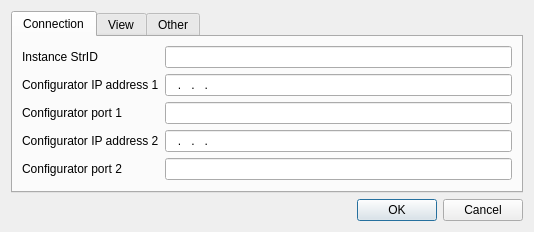
<?xml version="1.0" encoding="UTF-8"?>
<ui version="4.0">
 <class>DialogSettings</class>
 <widget class="QDialog" name="DialogSettings">
  <property name="windowModality">
   <enum>Qt::ApplicationModal</enum>
  </property>
  <property name="geometry">
   <rect>
    <x>0</x>
    <y>0</y>
    <width>534</width>
    <height>226</height>
   </rect>
  </property>
  <property name="windowTitle">
   <string>Settings</string>
  </property>
  <property name="sizeGripEnabled">
   <bool>false</bool>
  </property>
  <property name="modal">
   <bool>true</bool>
  </property>
  <layout class="QVBoxLayout" name="verticalLayout">
   <item>
    <widget class="QTabWidget" name="tabControl">
     <property name="currentIndex">
      <number>0</number>
     </property>
     <widget class="QWidget" name="tabConnection">
      <attribute name="title">
       <string>Connection</string>
      </attribute>
      <layout class="QVBoxLayout" name="verticalLayout_2">
       <item>
        <layout class="QHBoxLayout" name="commonLayout">
         <item>
          <layout class="QGridLayout" name="gridLayout">
           <item row="3" column="0">
            <widget class="QLabel" name="labelIpAddress2">
             <property name="text">
              <string>Configurator IP address 2</string>
             </property>
            </widget>
           </item>
           <item row="4" column="1">
            <widget class="QLineEdit" name="editConfiguratorPort2">
             <property name="inputMask">
              <string>00000</string>
             </property>
            </widget>
           </item>
           <item row="2" column="1">
            <layout class="QHBoxLayout" name="horizontalLayout_2">
             <item>
              <widget class="QLineEdit" name="editConfiguratorPort1">
               <property name="inputMask">
                <string>00000</string>
               </property>
              </widget>
             </item>
            </layout>
           </item>
           <item row="3" column="1">
            <widget class="QLineEdit" name="editConfiguratorIpAddress2">
             <property name="inputMask">
              <string>000.000.000.000</string>
             </property>
            </widget>
           </item>
           <item row="2" column="0">
            <widget class="QLabel" name="labelPort1">
             <property name="text">
              <string>Configurator port 1</string>
             </property>
            </widget>
           </item>
           <item row="6" column="0">
            <spacer name="verticalSpacer_2">
             <property name="orientation">
              <enum>Qt::Vertical</enum>
             </property>
             <property name="sizeHint" stdset="0">
              <size>
               <width>20</width>
               <height>40</height>
              </size>
             </property>
            </spacer>
           </item>
           <item row="4" column="0">
            <widget class="QLabel" name="labelPort2">
             <property name="text">
              <string>Configurator port 2</string>
             </property>
            </widget>
           </item>
           <item row="1" column="0">
            <widget class="QLabel" name="labelIpAddress1">
             <property name="text">
              <string>Configurator IP address 1</string>
             </property>
            </widget>
           </item>
           <item row="1" column="1">
            <widget class="QLineEdit" name="editConfiguratorIpAddress1">
             <property name="inputMask">
              <string>000.000.000.000</string>
             </property>
            </widget>
           </item>
           <item row="0" column="0">
            <widget class="QLabel" name="labelnstanceStrId">
             <property name="text">
              <string>Instance StrID</string>
             </property>
            </widget>
           </item>
           <item row="0" column="1">
            <widget class="QLineEdit" name="instanceStrId"/>
           </item>
          </layout>
         </item>
        </layout>
       </item>
      </layout>
     </widget>
     <widget class="QWidget" name="tabView">
      <attribute name="title">
       <string>View</string>
      </attribute>
      <layout class="QVBoxLayout" name="verticalLayout_3">
       <item>
        <widget class="QCheckBox" name="checkShowLogo">
         <property name="text">
          <string>Show Logo</string>
         </property>
        </widget>
       </item>
       <item>
        <widget class="QCheckBox" name="checkShowItemsLabels">
         <property name="text">
          <string>Show Items Labels</string>
         </property>
        </widget>
       </item>
       <item>
        <spacer name="verticalSpacer_3">
         <property name="orientation">
          <enum>Qt::Vertical</enum>
         </property>
         <property name="sizeHint" stdset="0">
          <size>
           <width>20</width>
           <height>86</height>
          </size>
         </property>
        </spacer>
       </item>
      </layout>
     </widget>
     <widget class="QWidget" name="tabOther">
      <attribute name="title">
       <string>Other</string>
      </attribute>
      <layout class="QVBoxLayout" name="verticalLayout_4">
       <item>
        <widget class="QCheckBox" name="checkSingleInstance">
         <property name="text">
          <string>Single Instance</string>
         </property>
        </widget>
       </item>
       <item>
        <spacer name="verticalSpacer_4">
         <property name="orientation">
          <enum>Qt::Vertical</enum>
         </property>
         <property name="sizeHint" stdset="0">
          <size>
           <width>20</width>
           <height>109</height>
          </size>
         </property>
        </spacer>
       </item>
      </layout>
     </widget>
    </widget>
   </item>
   <item>
    <widget class="QDialogButtonBox" name="buttonBox">
     <property name="standardButtons">
      <set>QDialogButtonBox::Cancel|QDialogButtonBox::Ok</set>
     </property>
    </widget>
   </item>
  </layout>
 </widget>
 <tabstops>
  <tabstop>instanceStrId</tabstop>
  <tabstop>editConfiguratorIpAddress1</tabstop>
  <tabstop>editConfiguratorPort1</tabstop>
  <tabstop>editConfiguratorIpAddress2</tabstop>
  <tabstop>editConfiguratorPort2</tabstop>
 </tabstops>
 <resources/>
 <connections/>
</ui>
